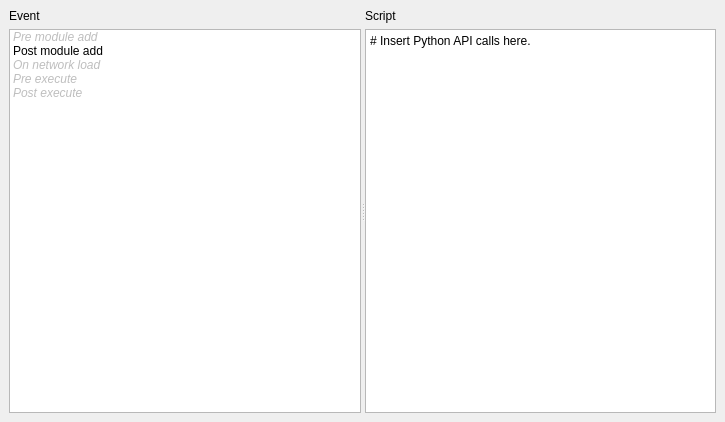
<?xml version="1.0" encoding="UTF-8"?>
<ui version="4.0">
 <class>TriggeredEvents</class>
 <widget class="QDockWidget" name="TriggeredEvents">
  <property name="geometry">
   <rect>
    <x>0</x>
    <y>0</y>
    <width>725</width>
    <height>422</height>
   </rect>
  </property>
  <property name="minimumSize">
   <size>
    <width>725</width>
    <height>422</height>
   </size>
  </property>
  <property name="windowTitle">
   <string>Triggered Events</string>
  </property>
  <widget class="QWidget" name="dockWidgetContents">
   <layout class="QGridLayout" name="gridLayout_3">
    <item row="0" column="0">
     <widget class="QSplitter" name="splitter">
      <property name="orientation">
       <enum>Qt::Horizontal</enum>
      </property>
      <widget class="QWidget" name="layoutWidget">
       <layout class="QGridLayout" name="gridLayout">
        <item row="0" column="0">
         <widget class="QLabel" name="label">
          <property name="text">
           <string>Event</string>
          </property>
         </widget>
        </item>
        <item row="1" column="0">
         <widget class="QListWidget" name="eventListWidget_">
          <item>
           <property name="text">
            <string>Pre module add</string>
           </property>
           <property name="font">
            <font>
             <italic>true</italic>
            </font>
           </property>
           <property name="flags">
            <set>ItemIsSelectable|ItemIsDragEnabled|ItemIsUserCheckable</set>
           </property>
          </item>
          <item>
           <property name="text">
            <string>Post module add</string>
           </property>
          </item>
          <item>
           <property name="text">
            <string>On network load</string>
           </property>
           <property name="font">
            <font>
             <italic>true</italic>
            </font>
           </property>
           <property name="flags">
            <set>ItemIsSelectable|ItemIsDragEnabled|ItemIsUserCheckable</set>
           </property>
          </item>
          <item>
           <property name="text">
            <string>Pre execute</string>
           </property>
           <property name="font">
            <font>
             <italic>true</italic>
            </font>
           </property>
           <property name="flags">
            <set>ItemIsSelectable|ItemIsDragEnabled|ItemIsUserCheckable</set>
           </property>
          </item>
          <item>
           <property name="text">
            <string>Post execute</string>
           </property>
           <property name="font">
            <font>
             <italic>true</italic>
            </font>
           </property>
           <property name="flags">
            <set>ItemIsSelectable|ItemIsDragEnabled|ItemIsUserCheckable</set>
           </property>
          </item>
         </widget>
        </item>
       </layout>
      </widget>
      <widget class="QWidget" name="layoutWidget_2">
       <layout class="QGridLayout" name="gridLayout_2">
        <item row="0" column="0">
         <widget class="QLabel" name="label_2">
          <property name="text">
           <string>Script</string>
          </property>
         </widget>
        </item>
        <item row="1" column="0">
         <widget class="QPlainTextEdit" name="scriptPlainTextEdit_">
          <property name="plainText">
           <string># Insert Python API calls here.</string>
          </property>
         </widget>
        </item>
       </layout>
      </widget>
     </widget>
    </item>
   </layout>
  </widget>
 </widget>
 <resources/>
 <connections/>
</ui>
